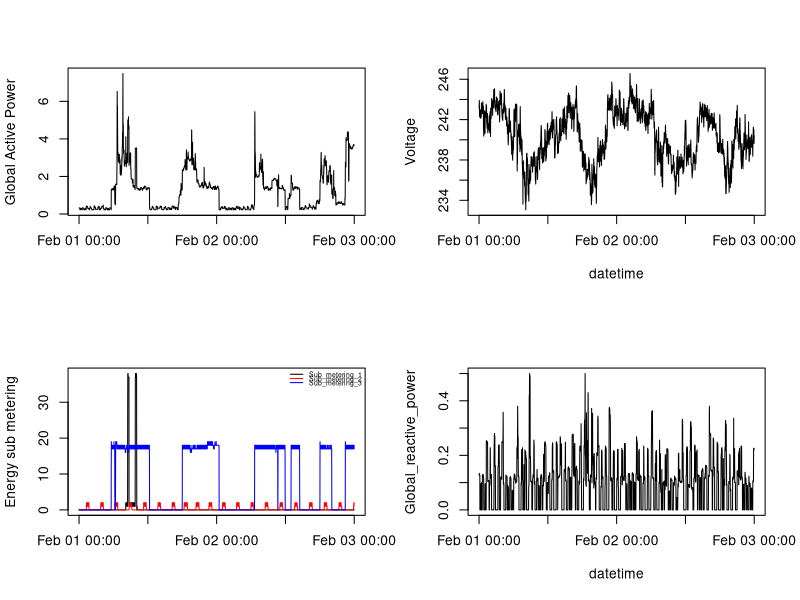

Reproduce this figure in R.
# Read the data, which has already been stripped to contain only
# the 1st and 2nd of February 2007, setting the separation 
# character as semicolon
data <- read.csv("01_02.csv", sep = ";", na.strings=c("?"))

# Combine date and time to a new variable
datetimes <- strptime(paste(data$Date, data$Time), format="%d/%m/%Y %H:%M:%S")

# Set a 2x2 plot canvas
par(mfrow=c(2,2))

# Prepare the first plot, but not showing the points
plot(datetimes, data$Global_active_power, type="n", xlab="", ylab="Global Active Power")

# Now add the lines
lines(datetimes, data$Global_active_power)

# Prepare the second plot, but not showing the points
plot(datetimes, data$Voltage, type="n", xlab="datetime", ylab="Voltage")

# Now add the lines
lines(datetimes, data$Voltage)

# Prepare the third plot, but not showing the points
plot(datetimes, data$Sub_metering_1 , type="n", xlab="", ylab="Energy sub metering")

# Now add the lines
lines(datetimes, data$Sub_metering_1)
lines(datetimes, data$Sub_metering_2, col="red")
lines(datetimes, data$Sub_metering_3, col="blue")

# Add a legend
legend("topright", legend = c("Sub_metering_1","Sub_metering_2","Sub_metering_3"), 
       lwd=1, col=c("black","red","blue"), y.intersp=.5, cex=0.5, inset = 0, bty="n")

# Prepare the fourth plot, but not showing the points
plot(datetimes, data$Global_reactive_power, type="n", xlab="datetime", ylab="Global_reactive_power")

# Now add the lines
lines(datetimes, data$Global_reactive_power)

# Copy the plot to a PNG file
dev.copy(png, file = "plot4.png", width=480, height=480)
dev.off()
